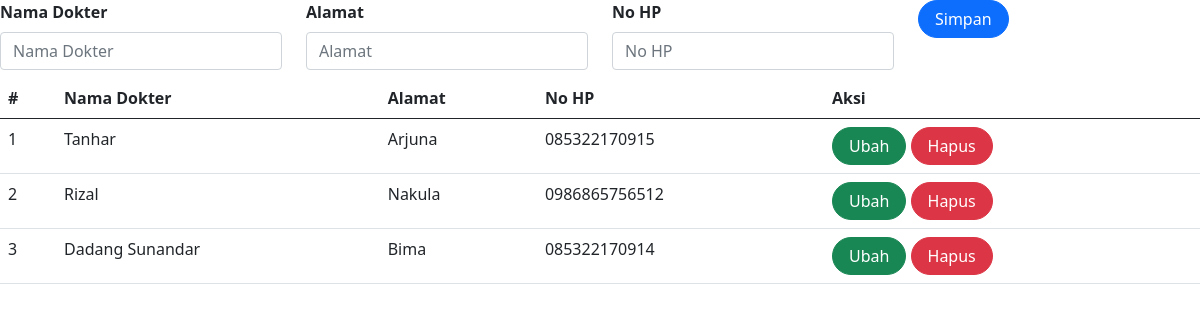
Screenshot of /dokter.php with the database file from the repository.
### tables this page shows
CREATE TABLE `dokter` (
  `id_dokter` int(10) UNSIGNED NOT NULL,
  `nama` varchar(255) DEFAULT NULL,
  `alamat` varchar(255) DEFAULT NULL,
  `no_hp` varchar(50) DEFAULT NULL
);

### dokter.php (the view, shortened to what this page needs)
<?php
include_once("koneksi.php");
?>
<!DOCTYPE html>
<html lang="en">
<head>
    <link href="https://cdn.jsdelivr.net/npm/bootstrap@5.0.2/dist/css/bootstrap.min.css"
    rel="stylesheet"
>
</head>
<body>
<form class="form row" method="POST" action="" name="myForm" onsubmit="return(validate());">
    <?php
$nama = '';
$alamat = '';
$no_hp = '';
?>
    <div class="col">
        <label for="inputNama" class="form-label fw-bold">
            Nama Dokter
        </label>
        <input type="text" class="form-control" name="nama" id="inputNama" placeholder="Nama Dokter" value="<?php echo $nama ?>">
    </div>
    <div class="col">
        <label for="inputAlamat" class="form-label fw-bold">
            Alamat
        </label>
        <input type="text" class="form-control" name="alamat" id="inputAlamat" placeholder="Alamat" value="<?php echo $alamat ?>">
    </div>
    <div class="col mb-2">
        <label for="inputNoHP" class="form-label fw-bold">
        No HP
        </label>
        <input type="text" class="form-control" name="no_hp" id="inputNoHP" placeholder="No HP" value="<?php echo $no_hp ?>">
    </div>
    <div class="col">
        <button type="submit" class="btn btn-primary rounded-pill px-3" name="simpan">Simpan</button>
    </div>
</form>
<table class="table table-hover">
    <thead>
        <tr>
            <th scope="col">#</th>
            <th scope="col">Nama Dokter</th>
            <th scope="col">Alamat</th>
            <th scope="col">No HP</th>
            <th scope="col">Aksi</th>
        </tr>
    </thead>
    <tbody>
        <?php
$result = mysqli_query($mysqli, "SELECT * FROM dokter");
$no = 1;
while ($data = mysqli_fetch_array($result)) {
?>
    <tr>
        <td><?php echo $no++ ?></td>
        <td><?php echo $data['nama'] ?></td>
        <td><?php echo $data['alamat'] ?></td>
        <td><?php echo $data['no_hp'] ?></td>
        <td>
            <a class="btn btn-success rounded-pill px-3" href="index.php?page=dokter&id_dokter=<?php echo $data['id_dokter'] ?>">Ubah</a>
            <a class="btn btn-danger rounded-pill px-3" href="index.php?page=dokter&id_dokter=<?php echo $data['id_dokter'] ?>&aksi=hapus">Hapus</a>
        </td>
    </tr>
<?php
}
?>
    </tbody>
</table>
</body>
</html>

### rows the page displays
dokter: nama "Tanhar", alamat "Arjuna", no_hp "085322170915"
dokter: nama "Rizal", alamat "Nakula", no_hp "0986865756512"
dokter: nama "Dadang Sunandar", alamat "Bima", no_hp "085322170914"
